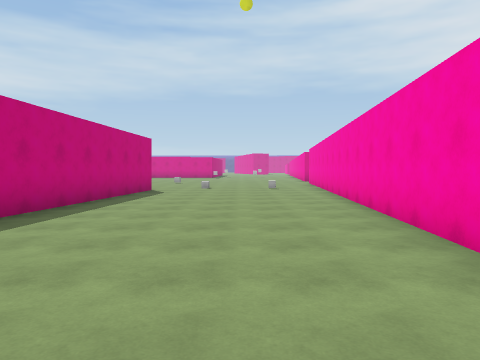
view 1 (above)

16 first-person views from a walk through a 3-D level made in the Unity game engine. The camera is 1.5 m above the floor, tilts 2° down and sees 70° across. The floor is counted in squares, 2 m on a side. Each view is taken from the middle of a square. On the plan, view 1 faces up. The plan holds only what a view shows up to about 11 squares ahead; the rest is blank. The place goes on beyond the plan. Surface patterns are stand-ins for the level's own textures.

view 2
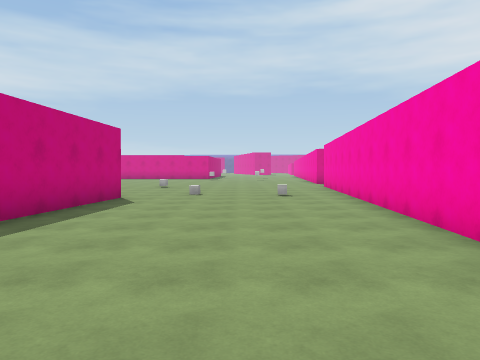

view 3
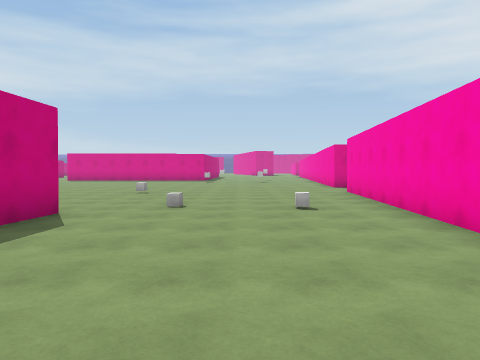

view 4
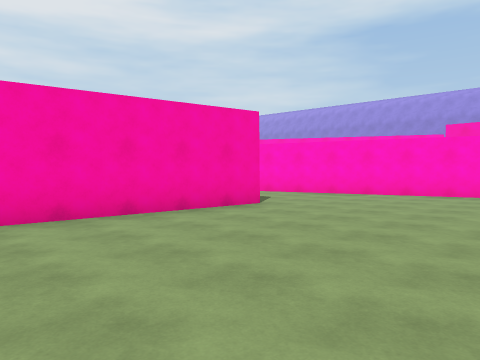

view 5
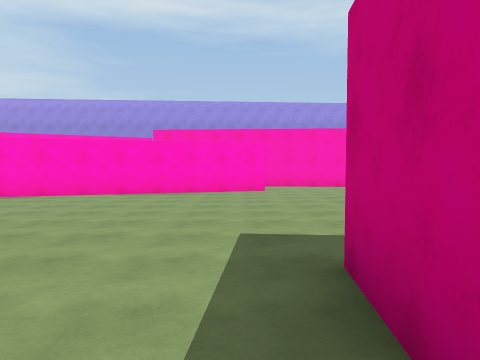

view 6
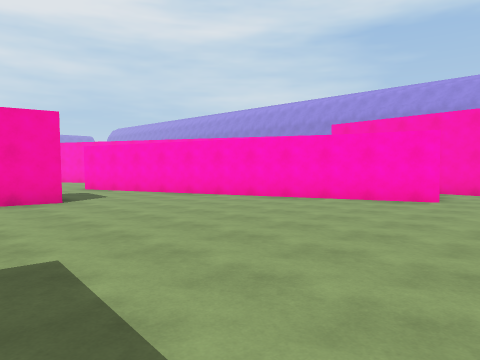

view 7
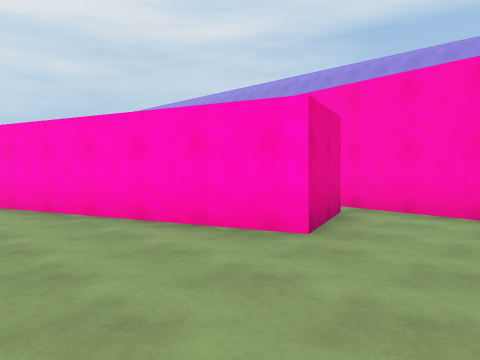

view 8
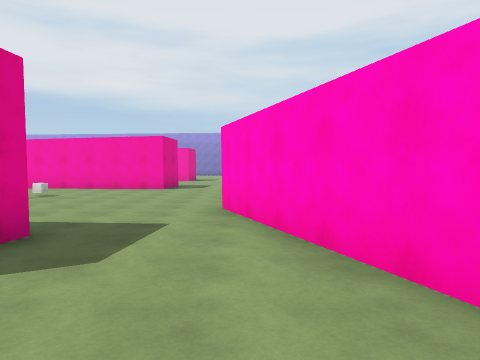

view 9
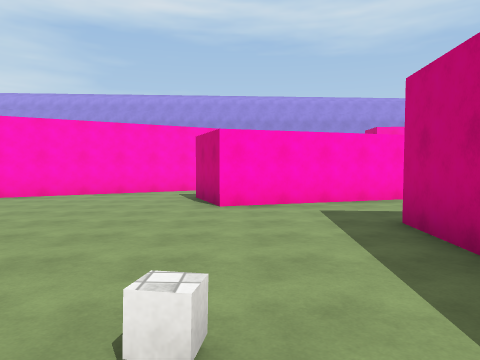

view 10
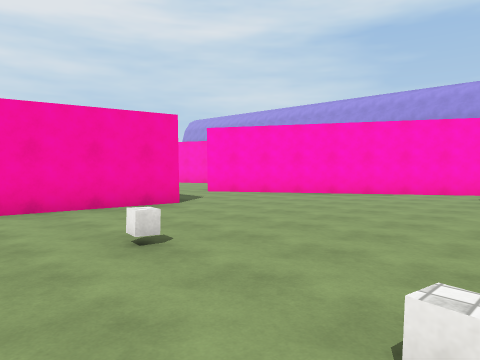

view 11
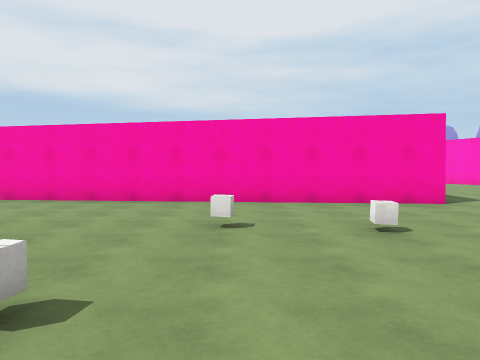

view 12
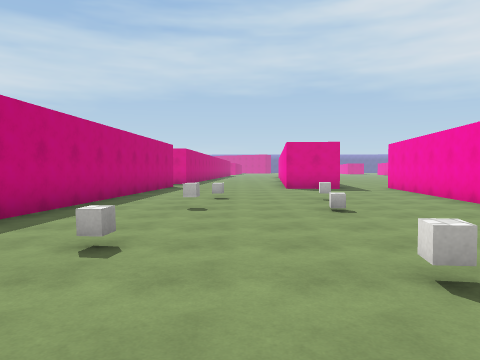

view 13
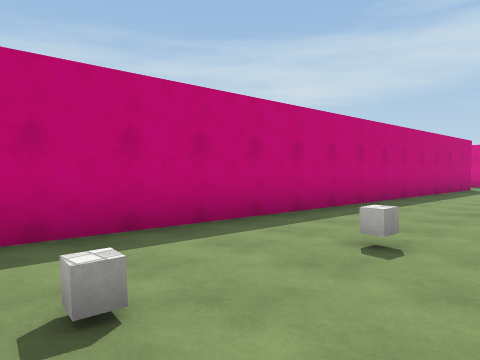

view 14
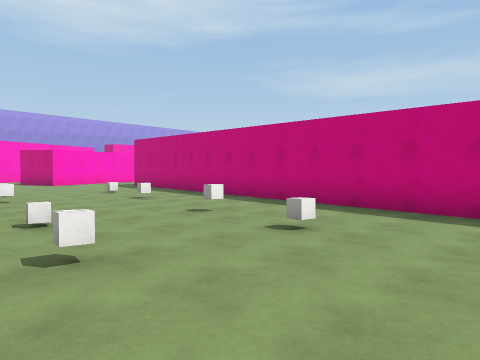

view 15
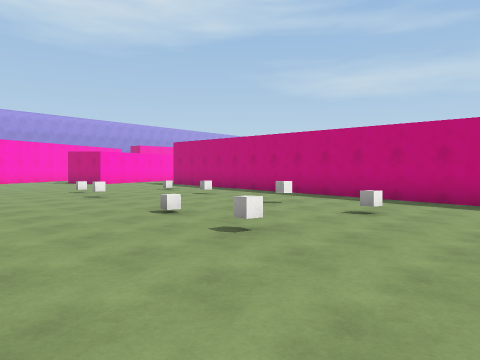

view 16
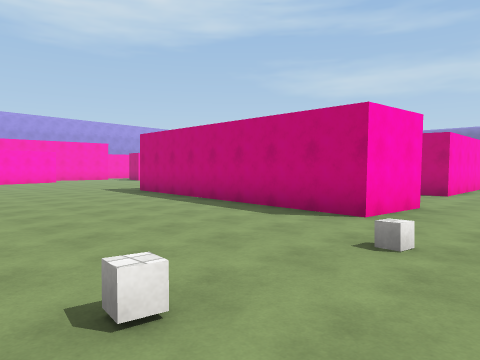

### Floor plan
Points are (right, up) in squares from view 1. A wall is a line through its corners. A room is listed if a view was taken in it or the views show most of it. See-through windows are left out.
Room 1 (views 1, 2, 3, 4, 5, 6, 7, 8, 16)
walls: (1.9, 0.5) (3.2, 14.5); (3.9, 2.2) (3.8, 0.3) (3.3, 0.4); (-5, 11.9) (-3, 11.7) (-3.8, 3.4); (-3.1, -7.4) (-3.8, -5.3) (6.4, -1.7); (-5, -7.9) (-2.7, -8.1)
ways out: opening at (4.3, 0) to room 2
objects: other object (-1, 13); other object (1, 12)
Room 2 (views 9, 10, 11, 12, 13, 14, 15)
walls: (12.1, 0.7) (13.4, 14.1); (6.4, -1.7) (7.1, -3.8); (5.1, 14.5) (4.1, 3.7); (9.6, -5.1) (13, -3)
ways out: opening at (4.3, 0) to room 1; opening at (8.5, -4.5); opening at (12, -1)
objects: other object (6, 4); other object (7, 6); other object (7, 9); other object (7, 12); other object (9, 3); other object (9, 5); other object (10, 9); other object (10, 11)

Where each view was taken, in squares from view 1:
view 1: 0 up, 0 right, facing up
view 2: 3 up, 0 right, facing up
view 3: 6 up, 0 right, facing up
view 4: 6 up, 3 left, facing down-right
view 5: 6 up, 3 left, facing down
view 6: 3 up, 6 left, facing down-right
view 7: 2 down, 6 left, facing down-right
view 8: 2 down, 0 right, facing right
view 9: 5 up, 6 right, facing down
view 10: 5 up, 6 right, facing down-right
view 11: 5 up, 5 right, facing right
view 12: 3 up, 8 right, facing up
view 13: 3 up, 8 right, facing up-left
view 14: 14 up, 11 right, facing down-left
view 15: 14 up, 13 right, facing down-left
view 16: 14 up, 2 right, facing down-left
